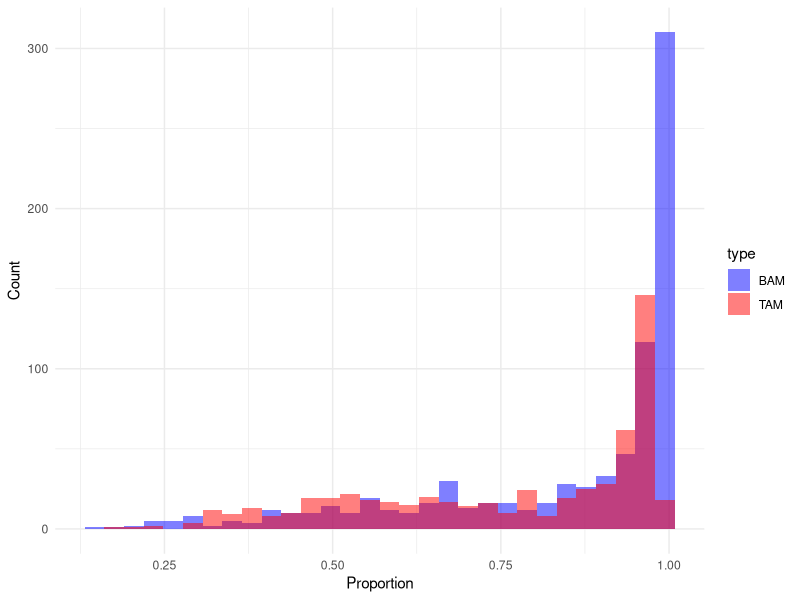
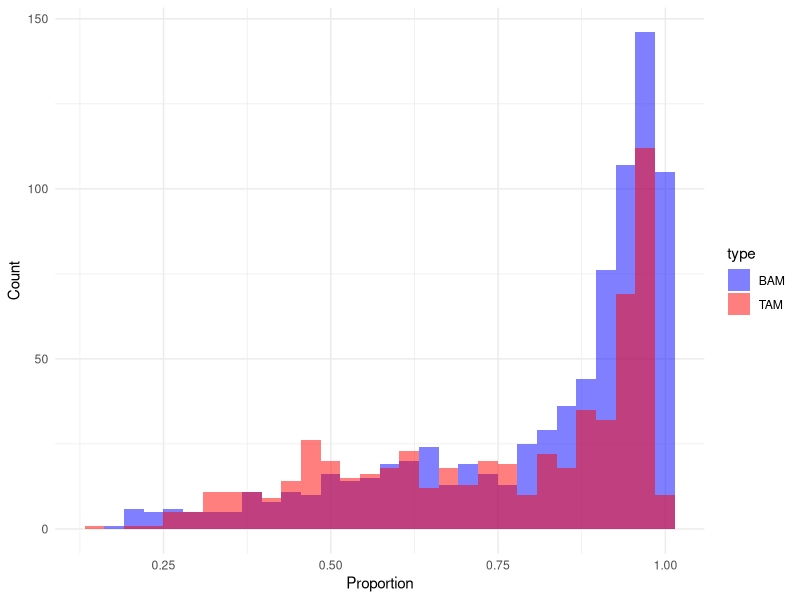

These figures' R source, in order:
library(rstatix)
library(tidyverse)

entero_bam <- read_csv("entero_align_farmed_stats.csv")
entero_tam <- read_csv("enterobact_tamA_rp_farmed_stats.csv")
proteo_bam <- read_csv("proteo_align_farmed_stats.csv")
proteo_tam <- read_csv("proteobacteria_tamA_rp_farmed_stats.csv")

combined_entero <- bind_rows(
  entero_bam %>%
    select(Position, Proportion) %>%
    mutate(type = "BAM"),
  entero_tam %>%
    select(Position, Proportion) %>%
    mutate(type = "TAM")
)

combined_proteo <- bind_rows(
  proteo_bam %>%
    select(Position, Proportion) %>%
    mutate(type = "BAM"),
  proteo_tam %>%
    select(Position, Proportion) %>%
    mutate(type = "TAM")
)

combined_entero %>%
  group_by(type) %>%
  summarize(mean = mean(Proportion),
            median = median(Proportion),
            sd = sd(Proportion),
            records = n())

combined_proteo %>%
  group_by(type) %>%
  summarize(mean = mean(Proportion),
            median = median(Proportion),
            sd = sd(Proportion),
            records = n())

ggplot(combined_entero, aes(x = Proportion, fill = type)) +
  geom_histogram(alpha = 0.5, position = "identity", bins = 30) +
  labs(x = "Proportion", y = "Count") +
  scale_fill_manual(values = c("BAM" = "blue", "TAM" = "red")) +
  theme_minimal()


ggplot(combined_proteo, aes(x = Proportion, fill = type)) +
  geom_histogram(alpha = 0.5, position = "identity", bins = 30) +
  labs(x = "Proportion", y = "Count") +
  scale_fill_manual(values = c("BAM" = "blue", "TAM" = "red")) +
  theme_minimal()